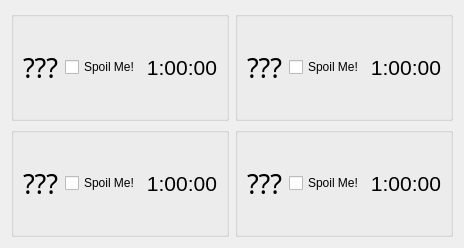
      <widget class="QWidget" name="constructionPage">
       <layout class="QGridLayout" name="gridLayout_9">
        <item row="0" column="0">
         <widget class="QGroupBox" name="constructionBox1">
          <property name="minimumSize">
           <size>
            <width>0</width>
            <height>110</height>
           </size>
          </property>
          <property name="maximumSize">
           <size>
            <width>16777215</width>
            <height>110</height>
           </size>
          </property>
          <property name="title">
           <string/>
          </property>
          <layout class="QHBoxLayout" name="horizontalLayout_5">
           <item>
            <layout class="QVBoxLayout" name="verticalLayout_21">
             <property name="spacing">
              <number>0</number>
             </property>
             <item>
              <spacer name="verticalSpacer_9">
               <property name="orientation">
                <enum>Qt::Vertical</enum>
               </property>
               <property name="sizeHint" stdset="0">
                <size>
                 <width>20</width>
                 <height>40</height>
                </size>
               </property>
              </spacer>
             </item>
             <item>
              <widget class="QLabel" name="constructionName1">
               <property name="sizePolicy">
                <sizepolicy hsizetype="Preferred" vsizetype="Maximum">
                 <horstretch>0</horstretch>
                 <verstretch>0</verstretch>
                </sizepolicy>
               </property>
               <property name="font">
                <font>
                 <family>MS Gothic</family>
                 <pointsize>20</pointsize>
                </font>
               </property>
               <property name="text">
                <string>???</string>
               </property>
              </widget>
             </item>
             <item>
              <spacer name="verticalSpacer_10">
               <property name="orientation">
                <enum>Qt::Vertical</enum>
               </property>
               <property name="sizeHint" stdset="0">
                <size>
                 <width>20</width>
                 <height>40</height>
                </size>
               </property>
              </spacer>
             </item>
            </layout>
           </item>
           <item>
            <spacer name="horizontalSpacer_5">
             <property name="orientation">
              <enum>Qt::Horizontal</enum>
             </property>
             <property name="sizeHint" stdset="0">
              <size>
               <width>0</width>
               <height>20</height>
              </size>
             </property>
            </spacer>
           </item>
           <item>
            <widget class="QCheckBox" name="constructionSpoil1">
             <property name="text">
              <string>Spoil Me!</string>
             </property>
            </widget>
           </item>
           <item>
            <widget class="QLabel" name="constructionTimer1">
             <property name="sizePolicy">
              <sizepolicy hsizetype="Maximum" vsizetype="Preferred">
               <horstretch>0</horstretch>
               <verstretch>0</verstretch>
              </sizepolicy>
             </property>
             <property name="minimumSize">
              <size>
               <width>70</width>
               <height>0</height>
              </size>
             </property>
             <property name="font">
              <font>
               <family>Arial</family>
               <pointsize>16</pointsize>
              </font>
             </property>
             <property name="text">
              <string>1:00:00</string>
             </property>
             <property name="alignment">
              <set>Qt::AlignRight|Qt::AlignTrailing|Qt::AlignVCenter</set>
             </property>
            </widget>
           </item>
          </layout>
         </widget>
        </item>
        <item row="0" column="1">
         <widget class="QGroupBox" name="constructionBox2">
          <property name="minimumSize">
           <size>
            <width>0</width>
            <height>110</height>
           </size>
          </property>
          <property name="maximumSize">
           <size>
            <width>16777215</width>
            <height>110</height>
           </size>
          </property>
          <property name="title">
           <string/>
          </property>
          <layout class="QHBoxLayout" name="horizontalLayout_9">
           <item>
            <layout class="QVBoxLayout" name="verticalLayout_25">
             <property name="spacing">
              <number>0</number>
             </property>
             <item>
              <spacer name="verticalSpacer_17">
               <property name="orientation">
                <enum>Qt::Vertical</enum>
               </property>
               <property name="sizeHint" stdset="0">
                <size>
                 <width>20</width>
                 <height>40</height>
                </size>
               </property>
              </spacer>
             </item>
             <item>
              <widget class="QLabel" name="constructionName2">
               <property name="sizePolicy">
                <sizepolicy hsizetype="Preferred" vsizetype="Maximum">
                 <horstretch>0</horstretch>
                 <verstretch>0</verstretch>
                </sizepolicy>
               </property>
               <property name="font">
                <font>
                 <family>MS Gothic</family>
                 <pointsize>20</pointsize>
                </font>
               </property>
               <property name="text">
                <string>???</string>
               </property>
              </widget>
             </item>
             <item>
              <spacer name="verticalSpacer_18">
               <property name="orientation">
                <enum>Qt::Vertical</enum>
               </property>
               <property name="sizeHint" stdset="0">
                <size>
                 <width>20</width>
                 <height>40</height>
                </size>
               </property>
              </spacer>
             </item>
            </layout>
           </item>
           <item>
            <spacer name="horizontalSpacer_9">
             <property name="orientation">
              <enum>Qt::Horizontal</enum>
             </property>
             <property name="sizeHint" stdset="0">
              <size>
               <width>0</width>
               <height>20</height>
              </size>
             </property>
            </spacer>
           </item>
           <item>
            <widget class="QCheckBox" name="constructionSpoil2">
             <property name="text">
              <string>Spoil Me!</string>
             </property>
            </widget>
           </item>
           <item>
            <widget class="QLabel" name="constructionTimer2">
             <property name="sizePolicy">
              <sizepolicy hsizetype="Maximum" vsizetype="Preferred">
               <horstretch>0</horstretch>
               <verstretch>0</verstretch>
              </sizepolicy>
             </property>
             <property name="minimumSize">
              <size>
               <width>70</width>
               <height>0</height>
              </size>
             </property>
             <property name="font">
              <font>
               <family>Arial</family>
               <pointsize>16</pointsize>
              </font>
             </property>
             <property name="text">
              <string>1:00:00</string>
             </property>
             <property name="alignment">
              <set>Qt::AlignRight|Qt::AlignTrailing|Qt::AlignVCenter</set>
             </property>
            </widget>
           </item>
          </layout>
         </widget>
        </item>
        <item row="1" column="0">
         <widget class="QGroupBox" name="constructionBox3">
          <property name="minimumSize">
           <size>
            <width>0</width>
            <height>110</height>
           </size>
          </property>
          <property name="maximumSize">
           <size>
            <width>16777215</width>
            <height>110</height>
           </size>
          </property>
          <property name="title">
           <string/>
          </property>
          <layout class="QHBoxLayout" name="horizontalLayout_10">
           <item>
            <layout class="QVBoxLayout" name="verticalLayout_26">
             <property name="spacing">
              <number>0</number>
             </property>
             <item>
              <spacer name="verticalSpacer_19">
               <property name="orientation">
                <enum>Qt::Vertical</enum>
               </property>
               <property name="sizeHint" stdset="0">
                <size>
                 <width>20</width>
                 <height>40</height>
                </size>
               </property>
              </spacer>
             </item>
             <item>
              <widget class="QLabel" name="constructionName3">
               <property name="sizePolicy">
                <sizepolicy hsizetype="Preferred" vsizetype="Maximum">
                 <horstretch>0</horstretch>
                 <verstretch>0</verstretch>
                </sizepolicy>
               </property>
               <property name="font">
                <font>
                 <family>MS Gothic</family>
                 <pointsize>20</pointsize>
                </font>
               </property>
               <property name="text">
                <string>???</string>
               </property>
              </widget>
             </item>
             <item>
              <spacer name="verticalSpacer_20">
               <property name="orientation">
                <enum>Qt::Vertical</enum>
               </property>
               <property name="sizeHint" stdset="0">
                <size>
                 <width>20</width>
                 <height>40</height>
                </size>
               </property>
              </spacer>
             </item>
            </layout>
           </item>
           <item>
            <spacer name="horizontalSpacer_10">
             <property name="orientation">
              <enum>Qt::Horizontal</enum>
             </property>
             <property name="sizeHint" stdset="0">
              <size>
               <width>0</width>
               <height>20</height>
              </size>
             </property>
            </spacer>
           </item>
           <item>
            <widget class="QCheckBox" name="constructionSpoil3">
             <property name="text">
              <string>Spoil Me!</string>
             </property>
            </widget>
           </item>
           <item>
            <widget class="QLabel" name="constructionTimer3">
             <property name="sizePolicy">
              <sizepolicy hsizetype="Maximum" vsizetype="Preferred">
               <horstretch>0</horstretch>
               <verstretch>0</verstretch>
              </sizepolicy>
             </property>
             <property name="minimumSize">
              <size>
               <width>70</width>
               <height>0</height>
              </size>
             </property>
             <property name="font">
              <font>
               <family>Arial</family>
               <pointsize>16</pointsize>
              </font>
             </property>
             <property name="text">
              <string>1:00:00</string>
             </property>
             <property name="alignment">
              <set>Qt::AlignRight|Qt::AlignTrailing|Qt::AlignVCenter</set>
             </property>
            </widget>
           </item>
          </layout>
         </widget>
        </item>
        <item row="1" column="1">
         <widget class="QGroupBox" name="constructionBox4">
          <property name="minimumSize">
           <size>
            <width>0</width>
            <height>110</height>
           </size>
          </property>
          <property name="maximumSize">
           <size>
            <width>16777215</width>
            <height>110</height>
           </size>
          </property>
          <property name="title">
           <string/>
          </property>
          <layout class="QHBoxLayout" name="horizontalLayout_11">
           <item>
            <layout class="QVBoxLayout" name="verticalLayout_27">
             <property name="spacing">
              <number>0</number>
             </property>
             <item>
              <spacer name="verticalSpacer_21">
               <property name="orientation">
                <enum>Qt::Vertical</enum>
               </property>
               <property name="sizeHint" stdset="0">
                <size>
                 <width>20</width>
                 <height>40</height>
                </size>
               </property>
              </spacer>
             </item>
             <item>
              <widget class="QLabel" name="constructionName4">
               <property name="sizePolicy">
                <sizepolicy hsizetype="Preferred" vsizetype="Maximum">
                 <horstretch>0</horstretch>
                 <verstretch>0</verstretch>
                </sizepolicy>
               </property>
               <property name="font">
                <font>
                 <family>MS Gothic</family>
                 <pointsize>20</pointsize>
                </font>
               </property>
               <property name="text">
                <string>???</string>
               </property>
              </widget>
             </item>
             <item>
              <spacer name="verticalSpacer_22">
               <property name="orientation">
                <enum>Qt::Vertical</enum>
               </property>
               <property name="sizeHint" stdset="0">
                <size>
                 <width>20</width>
                 <height>40</height>
                </size>
               </property>
              </spacer>
             </item>
            </layout>
           </item>
           <item>
            <spacer name="horizontalSpacer_11">
             <property name="orientation">
              <enum>Qt::Horizontal</enum>
             </property>
             <property name="sizeHint" stdset="0">
              <size>
               <width>0</width>
               <height>20</height>
              </size>
             </property>
            </spacer>
           </item>
           <item>
            <widget class="QCheckBox" name="constructionSpoil4">
             <property name="text">
              <string>Spoil Me!</string>
             </property>
            </widget>
           </item>
           <item>
            <widget class="QLabel" name="constructionTimer4">
             <property name="sizePolicy">
              <sizepolicy hsizetype="Maximum" vsizetype="Preferred">
               <horstretch>0</horstretch>
               <verstretch>0</verstretch>
              </sizepolicy>
             </property>
             <property name="minimumSize">
              <size>
               <width>70</width>
               <height>0</height>
              </size>
             </property>
             <property name="font">
              <font>
               <family>Arial</family>
               <pointsize>16</pointsize>
              </font>
             </property>
             <property name="text">
              <string>1:00:00</string>
             </property>
             <property name="alignment">
              <set>Qt::AlignRight|Qt::AlignTrailing|Qt::AlignVCenter</set>
             </property>
            </widget>
           </item>
          </layout>
         </widget>
        </item>
       </layout>
      </widget>
